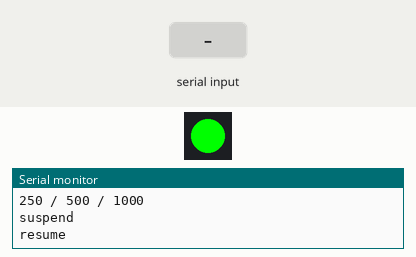
Simulated run of this sketch. Board: ESP32. On the bench: 1 RGB LEDs in strip order, left to right, the last lines printed to the serial monitor. Inputs (shaded band) come from the test bench.

Above: at 1.2 s.
1.3 s: "250\n" received over Serial
4.3 s: "suspend\n" received over Serial
5.8 s: "resume\n" received over Serial
At 5.93 s:
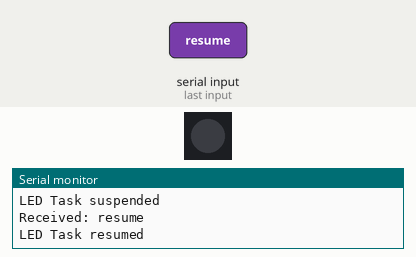
Timing chart, 0 to 14.8 s (numbered marks = the images above; inputs shaded):
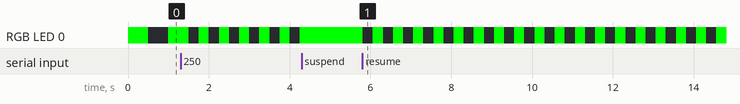

The sketch:

TaskControlAssignment.ino
```cpp
#include <Arduino.h>
#include <Adafruit_NeoPixel.h>

// ===============================
// RGB LED
// ===============================

#define LED_PIN 38
#define NUM_LEDS 1

Adafruit_NeoPixel pixel(NUM_LEDS, LED_PIN, NEO_GRB + NEO_KHZ800);

// ===============================
// Shared variable
// ===============================

volatile uint32_t blinkInterval = 500;

// ===============================
// Task handles
// ===============================

TaskHandle_t serialTaskHandle = NULL;
TaskHandle_t ledTaskHandle = NULL;

// ===============================
// Serial Task
// ===============================

void serialTask(void *parameter)
{
  for (;;)
  {
    if (Serial.available())
    {
      String input = Serial.readStringUntil('\n');
      input.trim();

      Serial.print("Received: ");
      Serial.println(input);

      if (input == "250")
      {
        blinkInterval = 250;
        Serial.println("Blink interval changed to 250 ms");
      }
      else if (input == "500")
      {
        blinkInterval = 500;
        Serial.println("Blink interval changed to 500 ms");
      }
      else if (input == "1000")
      {
        blinkInterval = 1000;
        Serial.println("Blink interval changed to 1000 ms");
      }
      else if (input == "suspend")
      {
        vTaskSuspend(ledTaskHandle);
        Serial.println("LED Task suspended");
      }
      else if (input == "resume")
      {
        vTaskResume(ledTaskHandle);
        Serial.println("LED Task resumed");
      }
      else
      {
        Serial.println("Invalid input.");
        Serial.println("Use 250, 500, 1000, suspend or resume.");
      }
    }

    // Allow the Serial Task to block briefly
    vTaskDelay(pdMS_TO_TICKS(20));
  }
}

// ===============================
// LED Task
// ===============================

void ledTask(void *parameter)
{
  for (;;)
  {
    // LED ON
    pixel.setPixelColor(0, pixel.Color(0, 255, 0));
    pixel.show();

    vTaskDelay(pdMS_TO_TICKS(blinkInterval));

    // LED OFF
    pixel.setPixelColor(0, pixel.Color(0, 0, 0));
    pixel.show();

    vTaskDelay(pdMS_TO_TICKS(blinkInterval));
  }
}

// ===============================
// Setup
// ===============================

void setup()
{
  Serial.begin(115200);

  pixel.begin();
  pixel.clear();
  pixel.show();

  Serial.println("FreeRTOS Task Control Assignment");
  Serial.println("Commands:");
  Serial.println("250 / 500 / 1000");
  Serial.println("suspend");
  Serial.println("resume");
  Serial.println();

  // ===============================
  // Create Serial Task
  // ===============================

  xTaskCreatePinnedToCore(
    serialTask,
    "Serial Task",
    4096,
    NULL,
    1,
    &serialTaskHandle,
    0
  );

  // ===============================
  // Create LED Task
  // ===============================

  xTaskCreatePinnedToCore(
    ledTask,
    "LED Task",
    4096,
    NULL,
    1,
    &ledTaskHandle,
    0
  );
}

// ===============================
// Main loop
// ===============================

void loop()
{
  // Nothing needed here.
}
```

Measured:
- after the input at 5.8 s, RGB LED 0: alternates RGB(0, 255, 0) for 0.25 s and off for 0.25 s, starting at once
